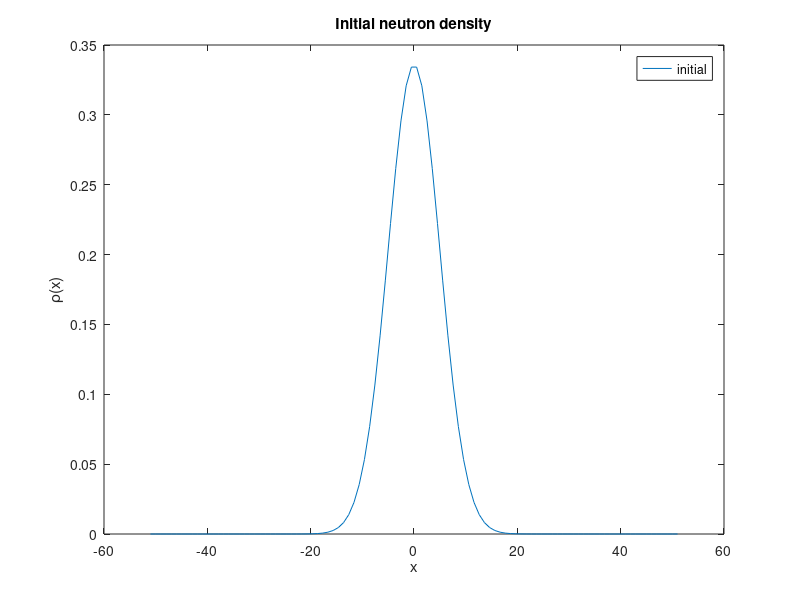
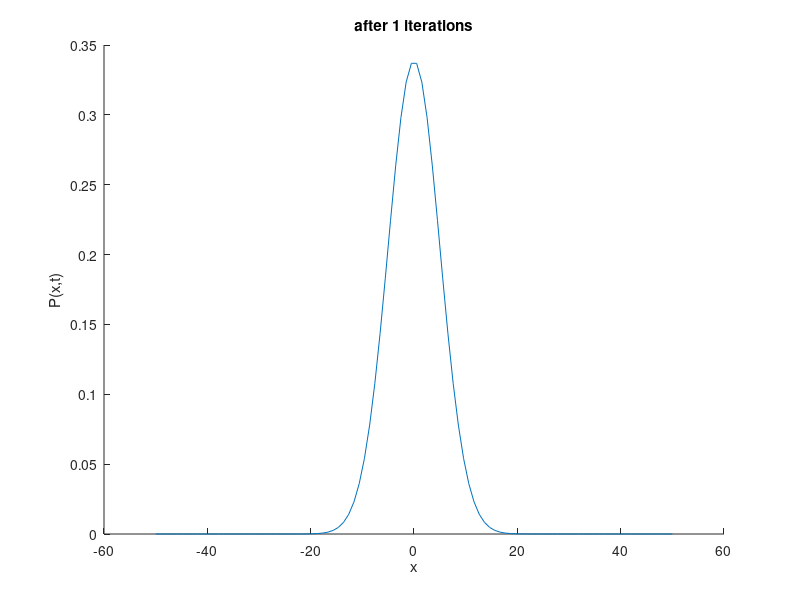
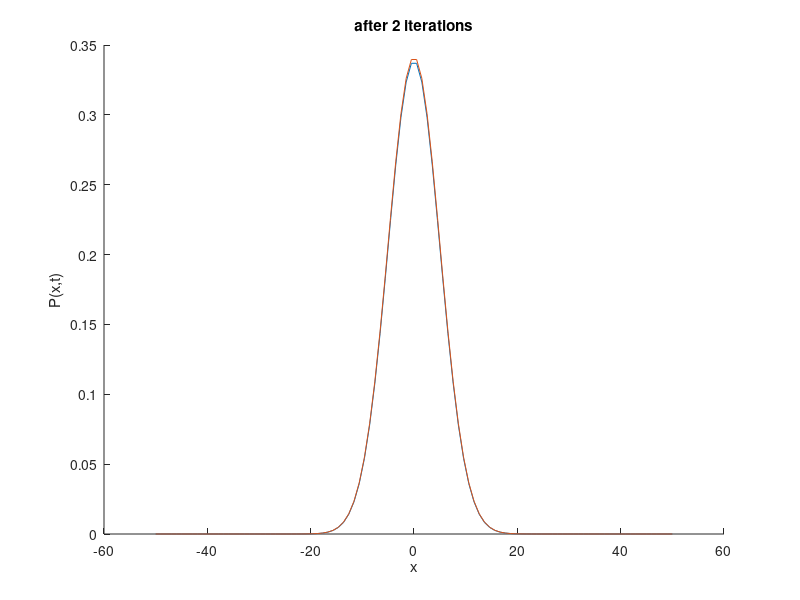
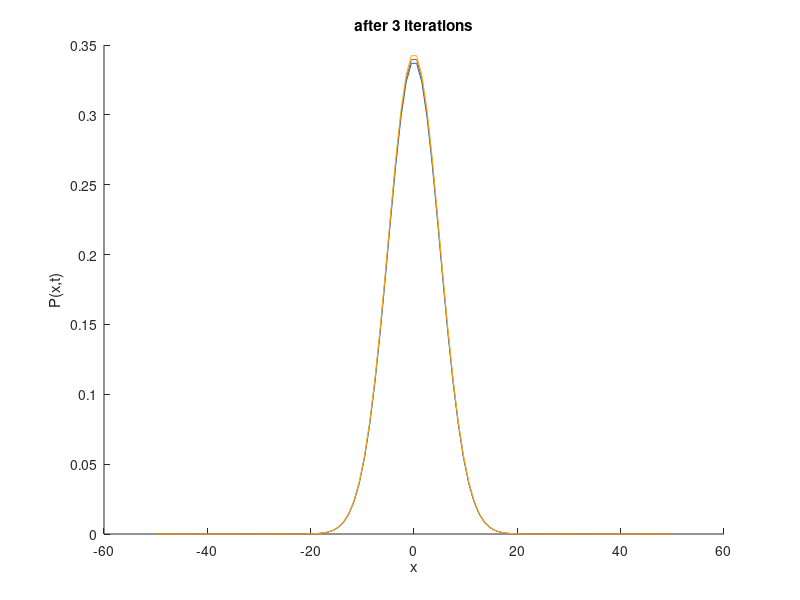

MATLAB code for these plots, in order:
%  Program to solve the neutron diffusion equation using a parameter C that
%  accounts for chain reactions.
clear;  

%% * Initialize parameters (grid spacing, time step, etc.)
Nprime = 100;   %input('Enter number of grid points: ');
N=Nprime+2;     %adding the ghost cells to apply Neummann BCs.
L = 100;        % System extends from -L/2 to L/2
delx = L/(N-1-2); % Grid cell size
x = delx*(0:N-1) - delx*(N-1)/2;  % Coordinates  of grid points
D = input('Enter D: ');  % diffusion coefficient. Larger means faster diffusion
C=1;            % rate of neutron creation processes
tau = 0.01;     %input('Enter time step: ');

%% * Set up the Diffusion operator matrix
Diff = zeros(N);  % Set all elements to zero
coeff = D/(delx^2);
for i=2:(N-1)
  Diff(i,i-1) = coeff;
  Diff(i,i) = -2*coeff+C;  % Set interior rows
  Diff(i,i+1) = coeff;
end
% First and last rows for Neummann BCs
Diff(1,:) = Diff(3,:);
Diff(N,:) = Diff(N-2,:);

%% * Compute the Crank-Nicolson matrix
dCN = ( inv(eye(N) - .5*tau*Diff) * (eye(N) + .5*tau*Diff) );
			 
%% * Initialize the density function at t=0
%I chose a Gaussian wave packet as the starting function, but a delta
%function will serve as well
x0 = 0;                  % Location of the center of the wavepacket
sigma0 = L/20;           % Standard deviation of the wavefunction
Norm_rho = 1/(sqrt(sigma0*sqrt(pi)));  % Normalization
Rho = Norm_rho * exp(-(x'-x0).^2/(2*sigma0^2)); %to add velocity .*exp(i_imag*k0*x') 

%% * Plot the initial density
figure(1); clf;
plot(x,Rho,'-');
title('Initial neutron density');
xlabel('x');  ylabel('\rho(x)'); legend('initial');
drawnow; 
saveas(gcf,'HW6_1Neumann_init','epsc');
pause(1);

%% * Initialize loop and plot variables 
max_iter = input('Enter number of time steps(length of simulation): '); %choose for how long to run
plot_iter = max_iter/20; % How many plots we display
p_plot(:,1) = Rho;       % Record initial condition
iplot = 1;
figure(2); clf;
axisV = [-L/2 L/2 0 max(p_plot)]; % Fix axis min and max

%% * Loop over desired number of steps 
for iter=1:max_iter
  %* Compute new density function using the Crank-Nicolson scheme
  Rho = dCN*Rho;  

  %* Periodically record values for plotting
  if( rem(iter,plot_iter) < 1 )   
        iplot = iplot+1;
        tplot(iplot) = iter*tau;
        p_plot(:,iplot) = Rho; 
        hold on;
        plot(x(2:N-1),p_plot(2:N-1,iplot)); % Display snap-shot of P(x)
        xlabel('x'); ylabel('P(x,t)');
        title(sprintf('after %g iterations',iter));
        drawnow;
        saveas(gcf,'HW6_1Neumann_plots','epsc');

  end

end
%% * Plot Neutron diffusion
figure(3); clf;
mesh(tplot,x,p_plot);
xlabel('Time');  ylabel('x');  zlabel('P(x,t)');
title('Neutron diffusion');
saveas(gcf,'HW6_1Neumann_mesh','epsc');

%% * Plot neutron density versus position at various times
figure(4); clf;
plot(x(2:N-1),p_plot(2:N-1,1:3:iplot));
xlabel('x'); ylabel('P(x,t)');
title('Neutron density at various times');
saveas(gcf,'HW6_1Neumann_selplots','epsc');